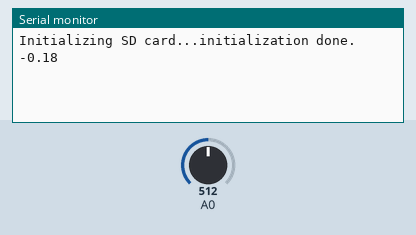
Bench run of a sketch on a simulated Arduino Uno, built with avr-gcc and run on an emulated ATmega328P. Shown: the last lines printed to the serial monitor. The inputs (shaded band) are chosen by the test bench; at power-on: A0 = 512. Storage starts empty.

Above: at 3.2 s.
3.3 s: A0 set to 716
At 5.9 s:
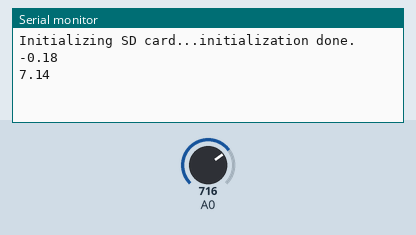
7.1 s: A0 set to 900
At 8.6 s:
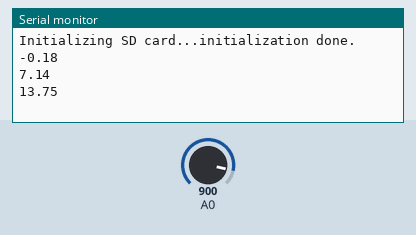
Timing chart, 0 to 10.1 s (numbered marks = the images above; inputs shaded):
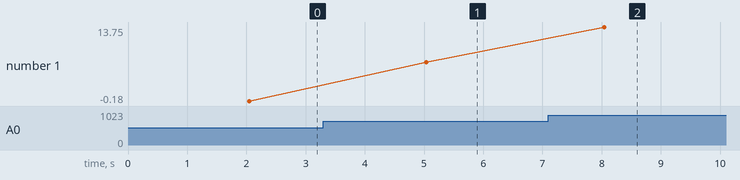

Measured:
- after the input at 3.3 s, the serial monitor: prints a new line after 1.7 s (image 1)
- after the input at 7.1 s, the serial monitor: prints a new line after 0.95 s (image 2)
- plotted number 1: -0.18 → 7.14 after the input at 3.3 s, 7.14 → 13.75 after the input at 7.1 s

The sketch:

Single_Battery_test.ino
```cpp
#include <SPI.h>
#include <SD.h>

int offset_1 = 517;
int offset_2 = 514;
int enable_pin=5;
const float vpp = 0.0048828125;
int points_one;
int points_two;
int points_three;
int interval;
float voltage_one;
float voltage_two;
float voltage_three;
float amperage_battery1;
float amperage_battery2;
float amperage_solar;

File myFile;

void setup() {
  Serial.begin(9600);
  pinMode(enable_pin, LOW); // sets the digital pin 4 as output
   while (!Serial) {
    ; // wait for serial port to connect. Needed for native USB port only
  }

  delay(2000);  //afer reset Arduino, 2s to take out SD

  Serial.print("Initializing SD card...");
  if (!SD.begin(10)) {
    Serial.println("initialization failed!");
  }
  else
  {
    Serial.println("initialization done.");
  }

}

void loop() {
  interval = 1; //interval to write data
  points_one = analogRead(A0)- offset_1;
  voltage_one = points_one * vpp;
  amperage_battery1 = voltage_one / 0.136;
  Serial.println(amperage_battery1);

//  points_two = analogRead(A1)- offset_2;
//  voltage_two = points_two * vpp;
//  amperage_solar = voltage_two / 0.136;
//  Serial.println(amperage_solar);

  write_data(amperage_battery1);  //write data
  delay(3000);
}

void write_data(float amperage_one)
{
  myFile = SD.open("test.csv", FILE_WRITE);

  // if the file opened okay, write to it:
  if (myFile) {
    myFile.print("The first battery current is:,");
    myFile.println(amperage_one);
//    myFile.print("The solar current is:, ");
//    myFile.println(amperage_two);
    myFile.println("---------------------------");
    myFile.close();
    //Serial.println("Write file successful!"); //print out COM Port
  } else {
   //Serial.println("error opening test.txt");
  }
}
```
